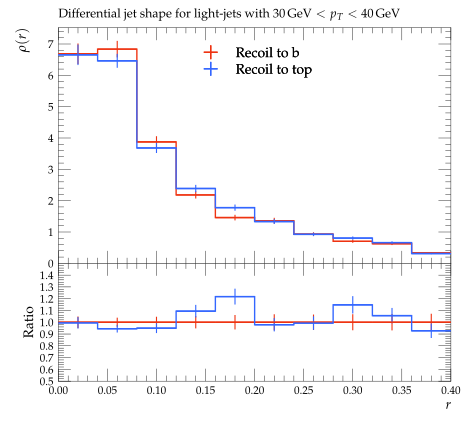

Recreate this plot in Python.
#! /usr/bin/env python

# This Python script was auto-generated using YODA v2.0.2.
# Analysis object: /ATLAS_2013_I1243871/d01-x02-y01
# Timestamp: 03-08-2026 (15:47:40)

import matplotlib as mpl
import matplotlib.pyplot as plt
mpl.use('Agg') # comment out for interactive use
import os
import numpy as np

plotDir = os.path.split(os.path.realpath(__file__))[0]
if 'YODA_USER_PLOT_PATH' in globals():
    plot_outdir = globals()['YODA_USER_PLOT_PATH']
else:
    plot_outdir = plotDir

#plot style
plt.style.use(os.path.join(plotDir, '../default.mplstyle'))
# plot metadata
figW, figH = plt.rcParams['figure.figsize']
ax_xLabel = r'$r$'
ax_yLabel = r'$\rho(r)$'
ax_title  = r'Differential jet shape for light-jets with $30\,\mathrm{GeV} < p_T < 40\,\mathrm{GeV}$'
ax_xScale = 'linear'
ax_yScale = 'linear'
xLims = (0.0, 0.4)
yLims = (0.0, 7.519472400000001)

# TeX-friendly labels for the legend
labels = {
    'legend' : ([ r"Recoil to b", r"Recoil to top" ], r""),
}

# Adjust canvas width and height
canvasW = 10.0
canvasH = 9.0
figW *= canvasW/10.
figH *= canvasH/9.

# Create figure and axis objects
fig, (ax, ratio0_ax) = plt.subplots(2, 1, sharex=True,
                  figsize=(figW,figH), gridspec_kw={'height_ratios': (6.0, 3.0)})

# Set figure margins
plt.subplots_adjust(
    left   = 1.0 * plt.rcParams['figure.subplot.left'],
    right  = 1.0 * plt.rcParams['figure.subplot.right'],
    top    = 1.0 * plt.rcParams['figure.subplot.top'],
    bottom = 1.0 * plt.rcParams['figure.subplot.bottom'])

ratio0_ax.yaxis.set_major_locator(mpl.ticker.MultipleLocator(0.1))
ratio0_ax.set_ylim(0.5, 1.4999)
ratio0_ax.set_ylabel('Ratio')

# the numerical data is stored in a separate file
dataf = dict()
prefix = os.path.split(__file__)[0]
if prefix:    prefix = prefix + '/'
exec(open(prefix+'d01-x02-y01__data.py').read(), dataf)


legend_handles = dict() # keep track of handles for the legend

# style options for curves
# starts at zorder>=5 to draw curve on top of legend
styles = {
  'recoil_b': {
    'color' : '#EE3311',
    'linestyle' : '-',
    'linewidth' : 1,
    'marker' : 'none',
    'markersize' : 2,
    'capsize' : 0.0,
    'zorder' : 5,
    'histstyle' : 1,
    'drawstyle' : 'steps-pre',
    'xerrorbars' : 1,
    'yerrorbars' : 1,
    'fillcolor' : None,
    'fillopacity' : 1.0,
    'ratio0_linestyle' : '-',
    'ratio0_linewidth' : 1,
    'ratio0_marker' : 'none',
    'ratio0_markersize' : 2,
    'ratio0_capsize' : 0.0,
    'ratio0_zorder' : 5,
    'ratio0_histstyle' : 1,
    'ratio0_drawstyle' : 'steps-pre',
    'ratio0_xerrorbars' : 1,
    'ratio0_yerrorbars' : 1,
  },
  'recoil_t': {
    'color' : '#3366FF',
    'linestyle' : '-',
    'linewidth' : 1,
    'marker' : 'none',
    'markersize' : 2,
    'capsize' : 0.0,
    'zorder' : 6,
    'histstyle' : 1,
    'drawstyle' : 'steps-pre',
    'xerrorbars' : 1,
    'yerrorbars' : 1,
    'fillcolor' : None,
    'fillopacity' : 1.0,
    'ratio0_linestyle' : '-',
    'ratio0_linewidth' : 1,
    'ratio0_marker' : 'none',
    'ratio0_markersize' : 2,
    'ratio0_capsize' : 0.0,
    'ratio0_zorder' : 6,
    'ratio0_histstyle' : 1,
    'ratio0_drawstyle' : 'steps-pre',
    'ratio0_xerrorbars' : 1,
    'ratio0_yerrorbars' : 1,
  },
}

# curve from input yoda files in main panel
for label, yvals in dataf['yvals'].items():
    if all(np.isnan(v) for v in dataf['yvals'][label]):
        continue
    tmp = None
    if styles[label]['histstyle']: # draw as histogram
        xpos = dataf['xedges'][label] if styles[label]['drawstyle'] else dataf['xpoints'][label]
        ypos = np.insert(yvals, 0, yvals[0]) if styles[label]['drawstyle'] else yvals
        if styles[label]['fillcolor']: # fill area below curve
            ax.fill_between(xpos, ypos, step='pre',
                            color=styles[label]['fillcolor'],
                            alpha=styles[label]['fillopacity'])
        tmp, = ax.plot(xpos, ypos,
                       color=styles[label]['color'],
                       linestyle=styles[label]['linestyle'],
                       linewidth=styles[label]['linewidth'],
                       drawstyle=styles[label]['drawstyle'], solid_joinstyle='miter',
                       zorder=styles[label]['zorder'], label=label)
    tmp = ax.errorbar(dataf['xpoints'][label], yvals,
                      xerr=np.array(dataf['xerrs'][label])*styles[label]['xerrorbars'],
                      yerr=np.array(dataf['yerrs'][label])*styles[label]['yerrorbars'],
                      fmt=styles[label]['marker'], capsize=styles[label]['capsize'],
                      markersize=styles[label]['markersize'],
                      ecolor=styles[label]['color'],
                      color=styles[label]['color'], zorder=styles[label]['zorder'])
    tmp[-1][0].set_linestyle(styles[label]['linestyle'])
    tmp[-1][0].set_linewidth(styles[label]['linewidth'])
    if label in dataf['add_legend_handle']:  legend_handles[label] = tmp
    for varLabel in dataf['variation_yvals'].keys():
        if varLabel.startswith(label):
            tmp, = ax.plot(dataf['xedges'][label], dataf['variation_yvals'][varLabel],
                           color=styles[label]['color'],
                           linestyle=styles[label]['linestyle'],
                           linewidth=styles[label]['linewidth'],
                           drawstyle='steps-pre', solid_joinstyle='miter',
                           zorder=styles[label]['zorder'], alpha=0.5)


# plots on ratio panel
# curve from input yoda files in ratio panel
for label, yvals in dataf['ratio0_yvals'].items():
    if all(np.isnan(v) for v in yvals):
        continue
    if styles[label]['ratio0_histstyle']: # plot as histogram
        xpos = dataf['xedges']['recoil_b'] if styles[label]['ratio0_drawstyle'] else dataf['xpoints']['recoil_b']
        ypos = np.insert(yvals, 0, yvals[0]) if styles[label]['ratio0_drawstyle'] else yvals
        ratio0_ax.plot(xpos, ypos,
                       color=styles[label]['color'],
                       linewidth=styles[label]['linewidth'],
                       linestyle=styles[label]['ratio0_linestyle'],
                       drawstyle=styles[label]['ratio0_drawstyle'], zorder=styles[label]['zorder'],
                       solid_joinstyle='miter')
    tmp = ratio0_ax.errorbar(dataf['xpoints']['recoil_b'], yvals,
                             xerr=np.array(dataf['ref_xerrs'])*styles[label]['ratio0_xerrorbars'],
                             yerr=np.array(dataf['ratio0_yerrs'][label])*styles[label]['ratio0_yerrorbars'],
                             fmt=styles[label]['ratio0_marker'], capsize=styles[label]['ratio0_capsize'],
                             markersize=styles[label]['ratio0_markersize'],
                             ecolor=styles[label]['color'],
                             color=styles[label]['color'])
    tmp[-1][0].set_linestyle(styles[label]['ratio0_linestyle'])
    tmp[-1][0].set_linewidth(styles[label]['ratio0_linewidth'])

    for varlabel in dataf['ratio0_variation_vals'].keys():
        if varlabel.startswith(label):
            ratio0_ax.plot(dataf['xedges']['recoil_b'],
                            dataf['ratio0_variation_vals'][varlabel],
                            color=styles[label]['color'],
                            linestyle=styles[label]['linestyle'],
                            linewidth=styles[label]['linewidth'],
                            drawstyle='steps-pre', solid_joinstyle='miter',
                            zorder=1, alpha=0.5)

legend_items = list(legend_handles.values())
ax.add_artist(ax.legend(legend_items,
                        labels['legend'][0],
                        title=labels['legend'][1],
                        alignment='left',
                        loc='upper center',
                        bbox_to_anchor=(0.5, 0.97)))

# set plot metadata as defined above
ratio0_ax.set_xlabel(ax_xLabel)
ratio0_ax.xaxis.set_label_coords(1., -0.15)
ax.set_ylabel(ax_yLabel, ha='right', va='top')
ax.yaxis.set_label_coords(-0.11, 1.0)
ax.set_title(ax_title, loc='left')
ax.set_xscale(ax_xScale)
ax.set_yscale(ax_yScale)
ax.set_xlim(xLims)
ax.set_ylim(yLims)

# tick formatting
plt.rcParams['xtick.top'] = True
plt.rcParams['ytick.right'] = True
fig.align_ylabels((ax, ratio0_ax))
plt.savefig(os.path.join(plot_outdir, 'd01-x02-y01.pdf'), format='PDF')
plt.savefig(os.path.join(plot_outdir, 'd01-x02-y01.png'), format='PNG')

plt.close(fig)
